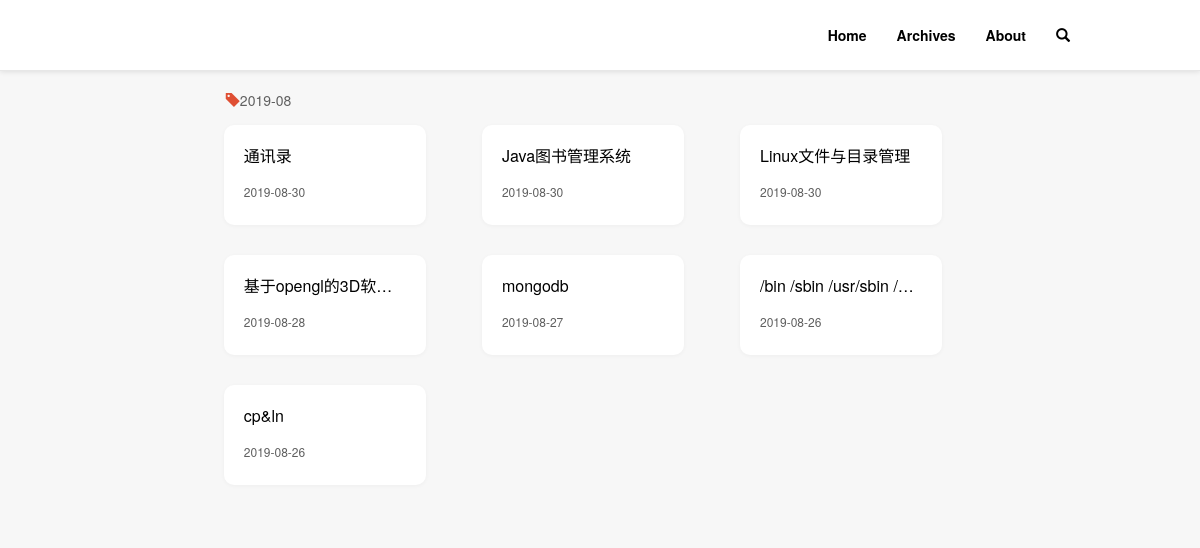
Before: /hsjusj/archives/ with the older database file.
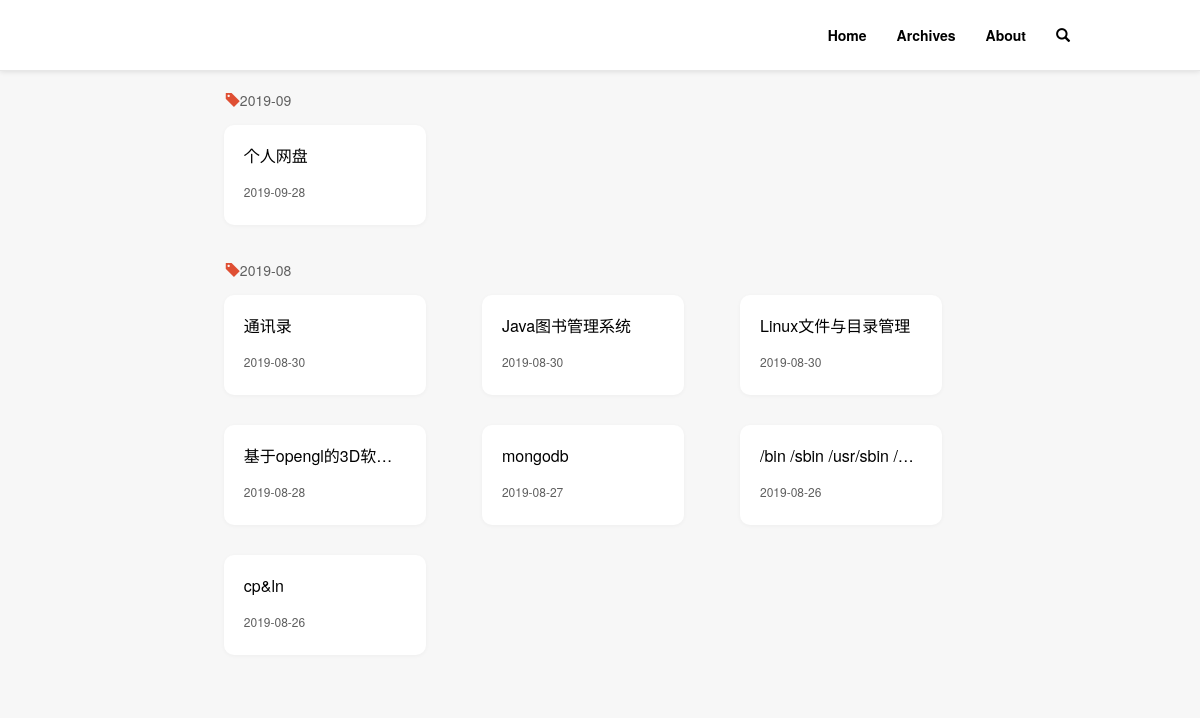
After: the same page with the newer database file.
### blog/models.py (models this page shows)
class Articles(models.Model):
    aid = models.AutoField(primary_key=True)
    title = models.CharField(max_length=32, db_index=True)
    content = models.TextField()
    create_datetime = models.DateTimeField(auto_now_add=True, db_index=True)
    imgs = models.CharField(max_length=1024, null=True)

### blog/views.py (the view)
# urls.py: path('archives/', views.archives, name='archives'),
def archives(request):
    if request.META.get('HTTP_X_PJAX', False):
        return TemplateResponse(request, 'response/blog/archives_response.html')
    elif request.method == "GET":
        return render(request, 'view/blog/archives.html')

### templates/view/blog/archives.html (shortened to what this page needs)
{% extends "layout/base.html" %}
{% block body %}
    {% load blog_utils %}
    {% archives %}
{% endblock %}

Changed rows visible on the page:
no longer on this page (row unchanged): Articles: create_datetime+aid+title "2019-08 通讯录 2019-08-30 Java图书管理系统 2019-08-30 Linux文件与目录管理 2019-08-30 基于opengl的3D软 2019-08-28 mongodb 2019-08-27 /bin /sbin /usr/sbin / 2019-08-26 cp&ln 2019-08-26"
added Articles: create_datetime+aid+title "2019-09 个人网盘 2019-09-28 2019-08 通讯录 2019-08-30 Java图书管理系统 2019-08-30 Linux文件与目录管理 2019-08-30 基于opengl的3D软 2019-08-28 mongodb 2019-08-27 /bin /sbin /usr/sbin / 2019-08-26 cp&ln 2019-08-26"
